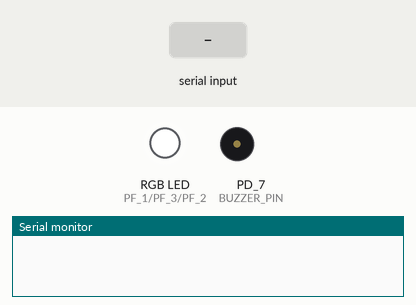
Bench run of a sketch on a simulated TI Tiva C LaunchPad. Shown: an RGB LED mixed from three pins (HIGH = lit), buzzer (waves = sounding), the last lines printed to the serial monitor. The test bench sets the inputs (shaded band).

Above: at 1.2 s.
1.3 s: byte 30 received over Serial
At 2.1 s:
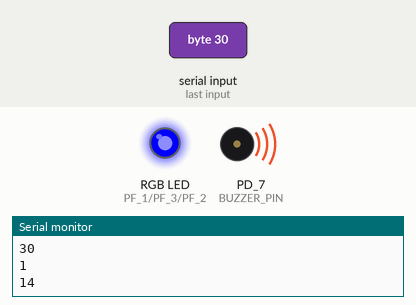
3.8 s: byte 90 received over Serial
At 4.4 s:
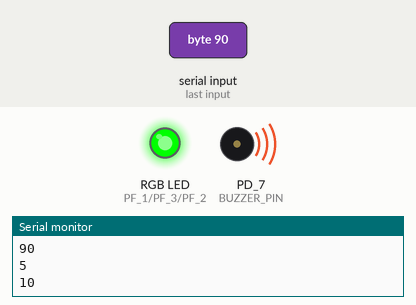
At 4.81 s:
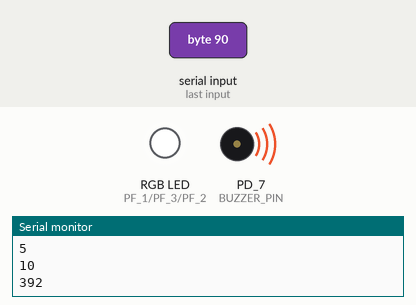
Timing chart, 0 to 6.8 s (numbered marks = the images above; inputs shaded):
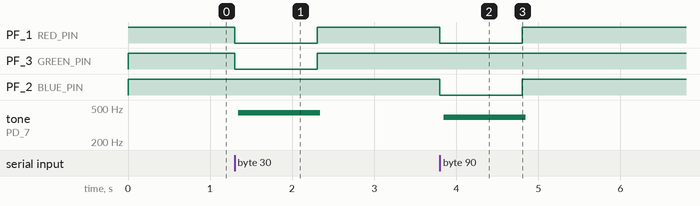

Measured:
- after the input at 1.3 s, PF_1 (RED_PIN), PF_3 (GREEN_PIN): HIGH → LOW at once, → HIGH 1.0 s later; tone on PD_7 (BUZZER_PIN): silent → 439 Hz after 0.05 s, → silent 1.0 s later
- after the input at 3.8 s, PF_1 (RED_PIN), PF_2 (BLUE_PIN): HIGH → LOW at once, → HIGH 1.0 s later; tone on PD_7 (BUZZER_PIN): silent → 391 Hz after 0.05 s, → silent 1.0 s later

The sketch:

Prueba2.ino
```cpp
#include <Arduino.h>
#define RED_PIN   PF_1
#define GREEN_PIN PF_3
#define BLUE_PIN  PF_2
uint8_t tono=0;
uint8_t nota=0;
uint8_t nibble1;
uint8_t nibble2;
uint16_t frecuencia;
#define BUZZER_PIN PD_7  // Define el pin donde está conectado el buzzer
#define Umbral 3 //Define el umbral mínimo para que se active cada nota

void tone(uint16_t frequency, uint32_t duration) {
  uint32_t period = 1000000 / frequency;
  uint32_t half_period = period / 2;

  for (uint32_t i = 0; i < duration * frequency / 1000; i++) {
    digitalWrite(BUZZER_PIN, HIGH);
    delayMicroseconds(half_period);
    digitalWrite(BUZZER_PIN, LOW);
    delayMicroseconds(half_period);
  }
}

void noTone() {
  digitalWrite(BUZZER_PIN, LOW);
}

void setup() {
  // Configura los pines del LED RGB como salidas
  pinMode(RED_PIN, OUTPUT);
  pinMode(GREEN_PIN, OUTPUT);
  pinMode(BLUE_PIN, OUTPUT);
  digitalWrite(RED_PIN, HIGH);
  digitalWrite(BLUE_PIN, HIGH);
  digitalWrite(GREEN_PIN, HIGH);

  Serial.begin(115200);
  pinMode(BUZZER_PIN, OUTPUT);
}

void loop() {
  if (Serial.available()>1){
    uint8_t basura=Serial.read();
  }
  else if (Serial.available()) {  // Espera a que llegue al menos un byte
    uint8_t receivedByte = Serial.read();  // Lee el byte recibido
    // Divide el byte en sus dos nibbles
    nibble1 = receivedByte >> 4;  // Obtiene el primer nibble (bits 7-4)
    nibble2 = receivedByte & 0x0F;  // Obtiene el segundo nibble (bits 3-0)
    Serial.println(receivedByte);
    Serial.println(nibble1);
    Serial.println(nibble2);
    // Verifica los valores de los nibbles y asigna tono y nota

    if (nibble1 >= Umbral && nibble2 >= Umbral) {
      tono = 1;
      nota = 3;  // Si ambos nibbles son mayores o igual a 3, asigna Sol (G)
    } else if (nibble1 >= Umbral-1 && nibble2 < Umbral) {
      tono = 1;
      nota = 1;  // Si el primer nibble es mayor o igual a 2 y el segundo es menor a 3, asigna Si (C)
    } else if (nibble1 < Umbral-1 && nibble2 >= Umbral) {
      tono = 1;
      nota = 2;  // Si el primer nibble es menor a 2 y el segundo es mayor o igual a 3, asigna La (A)
    } else {
      tono = 0;
      nota = 0;  // Si ninguno de los anteriores se cumple, no toca nada
    }
  }
    // Asigna frecuencia según la nota
    switch(nota) {
      case 1:
        frecuencia = 494; // Frecuencia de la nota Si (C)
        digitalWrite(RED_PIN, HIGH);
        digitalWrite(BLUE_PIN, LOW);
        digitalWrite(GREEN_PIN, LOW);
        //Serial.println("Nota: Si (C)");
        break;
      case 2:
        frecuencia = 440; // Frecuencia de la nota La (A)
        //Serial.println("Nota: La (A)");
        digitalWrite(RED_PIN, LOW);
        digitalWrite(BLUE_PIN, HIGH);
        digitalWrite(GREEN_PIN, LOW);
        break;
      case 3:
        frecuencia = 392; // Frecuencia de la nota Sol (G)
        //Serial.println("Nota: Sol (G)");
        digitalWrite(RED_PIN, LOW);
        digitalWrite(BLUE_PIN, LOW);
        digitalWrite(GREEN_PIN, HIGH);
        break;
      default:
        frecuencia = 0; // Si la nota es 0 (no tocar), establece la frecuencia en 0
        digitalWrite(RED_PIN, HIGH);
        digitalWrite(BLUE_PIN, HIGH);
        digitalWrite(GREEN_PIN, HIGH);
        break;
    }

    // Toca la nota en el buzzer
    if (tono == 1 && frecuencia != 0) {
      tone(frecuencia, 1000); // Toca la nota durante 1 segundo
      tono=0;
      nota=0;
      Serial.println(frecuencia);
    } else {
      noTone(); // Detiene el tono si el tono es 0 o si la frecuencia es 0
    }
  }
```
